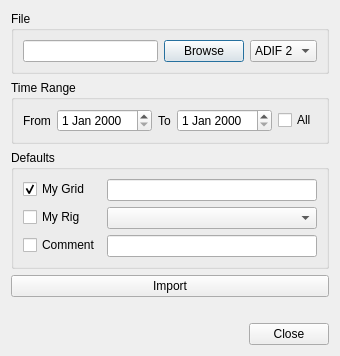
<?xml version="1.0" encoding="UTF-8"?>
<ui version="4.0">
 <class>ImportDialog</class>
 <widget class="QDialog" name="ImportDialog">
  <property name="geometry">
   <rect>
    <x>0</x>
    <y>0</y>
    <width>327</width>
    <height>327</height>
   </rect>
  </property>
  <property name="windowTitle">
   <string>Dialog</string>
  </property>
  <layout class="QGridLayout" name="gridLayout">
   <item row="2" column="0">
    <widget class="QGroupBox" name="groupBox_2">
     <property name="title">
      <string>Defaults</string>
     </property>
     <layout class="QFormLayout" name="formLayout">
      <property name="fieldGrowthPolicy">
       <enum>QFormLayout::AllNonFixedFieldsGrow</enum>
      </property>
      <item row="0" column="1">
       <widget class="QLineEdit" name="gridEdit"/>
      </item>
      <item row="0" column="0">
       <widget class="QCheckBox" name="gridCheckBox">
        <property name="text">
         <string>My Grid</string>
        </property>
        <property name="checked">
         <bool>true</bool>
        </property>
       </widget>
      </item>
      <item row="2" column="1">
       <widget class="QLineEdit" name="lineEdit_2"/>
      </item>
      <item row="2" column="0">
       <widget class="QCheckBox" name="checkBox_2">
        <property name="text">
         <string>Comment</string>
        </property>
       </widget>
      </item>
      <item row="1" column="0">
       <widget class="QCheckBox" name="checkBox_3">
        <property name="text">
         <string>My Rig</string>
        </property>
       </widget>
      </item>
      <item row="1" column="1">
       <widget class="QComboBox" name="comboBox"/>
      </item>
     </layout>
    </widget>
   </item>
   <item row="0" column="0">
    <widget class="QGroupBox" name="groupBox_3">
     <property name="title">
      <string>File</string>
     </property>
     <layout class="QGridLayout" name="gridLayout_4">
      <item row="0" column="2">
       <widget class="QComboBox" name="typeSelect">
        <property name="sizePolicy">
         <sizepolicy hsizetype="Maximum" vsizetype="Fixed">
          <horstretch>0</horstretch>
          <verstretch>0</verstretch>
         </sizepolicy>
        </property>
        <item>
         <property name="text">
          <string notr="true">ADIF 2</string>
         </property>
        </item>
        <item>
         <property name="text">
          <string notr="true">ADIF 3</string>
         </property>
        </item>
        <item>
         <property name="text">
          <string>CSV</string>
         </property>
        </item>
       </widget>
      </item>
      <item row="0" column="0">
       <widget class="QLineEdit" name="fileEdit">
        <property name="readOnly">
         <bool>true</bool>
        </property>
       </widget>
      </item>
      <item row="0" column="1">
       <widget class="QPushButton" name="browseButton">
        <property name="text">
         <string>Browse</string>
        </property>
       </widget>
      </item>
     </layout>
    </widget>
   </item>
   <item row="1" column="0">
    <widget class="QGroupBox" name="groupBox">
     <property name="title">
      <string>Time Range</string>
     </property>
     <layout class="QGridLayout" name="gridLayout_3">
      <item row="0" column="2">
       <widget class="QLabel" name="toLabel">
        <property name="text">
         <string>To</string>
        </property>
       </widget>
      </item>
      <item row="0" column="1">
       <widget class="QDateEdit" name="fromDateEdit">
        <property name="sizePolicy">
         <sizepolicy hsizetype="Maximum" vsizetype="Fixed">
          <horstretch>0</horstretch>
          <verstretch>0</verstretch>
         </sizepolicy>
        </property>
       </widget>
      </item>
      <item row="0" column="0">
       <widget class="QLabel" name="fromLabel">
        <property name="text">
         <string>From</string>
        </property>
       </widget>
      </item>
      <item row="0" column="3">
       <widget class="QDateEdit" name="toDateEdit">
        <property name="sizePolicy">
         <sizepolicy hsizetype="Maximum" vsizetype="Fixed">
          <horstretch>0</horstretch>
          <verstretch>0</verstretch>
         </sizepolicy>
        </property>
       </widget>
      </item>
      <item row="0" column="4">
       <widget class="QCheckBox" name="allCheckBox">
        <property name="text">
         <string>All</string>
        </property>
       </widget>
      </item>
     </layout>
    </widget>
   </item>
   <item row="6" column="0">
    <widget class="QDialogButtonBox" name="buttonBox">
     <property name="orientation">
      <enum>Qt::Horizontal</enum>
     </property>
     <property name="standardButtons">
      <set>QDialogButtonBox::Close</set>
     </property>
    </widget>
   </item>
   <item row="3" column="0">
    <widget class="QPushButton" name="importButton">
     <property name="text">
      <string>Import</string>
     </property>
    </widget>
   </item>
   <item row="4" column="0">
    <widget class="QLabel" name="statusLabel">
     <property name="text">
      <string/>
     </property>
    </widget>
   </item>
   <item row="5" column="0">
    <spacer name="verticalSpacer">
     <property name="orientation">
      <enum>Qt::Vertical</enum>
     </property>
     <property name="sizeHint" stdset="0">
      <size>
       <width>20</width>
       <height>40</height>
      </size>
     </property>
    </spacer>
   </item>
  </layout>
 </widget>
 <resources/>
 <connections>
  <connection>
   <sender>buttonBox</sender>
   <signal>accepted()</signal>
   <receiver>ImportDialog</receiver>
   <slot>accept()</slot>
   <hints>
    <hint type="sourcelabel">
     <x>248</x>
     <y>254</y>
    </hint>
    <hint type="destinationlabel">
     <x>157</x>
     <y>274</y>
    </hint>
   </hints>
  </connection>
  <connection>
   <sender>buttonBox</sender>
   <signal>rejected()</signal>
   <receiver>ImportDialog</receiver>
   <slot>reject()</slot>
   <hints>
    <hint type="sourcelabel">
     <x>316</x>
     <y>260</y>
    </hint>
    <hint type="destinationlabel">
     <x>286</x>
     <y>274</y>
    </hint>
   </hints>
  </connection>
  <connection>
   <sender>allCheckBox</sender>
   <signal>stateChanged(int)</signal>
   <receiver>ImportDialog</receiver>
   <slot>toggleAll()</slot>
   <hints>
    <hint type="sourcelabel">
     <x>106</x>
     <y>125</y>
    </hint>
    <hint type="destinationlabel">
     <x>155</x>
     <y>102</y>
    </hint>
   </hints>
  </connection>
  <connection>
   <sender>browseButton</sender>
   <signal>clicked()</signal>
   <receiver>ImportDialog</receiver>
   <slot>browse()</slot>
   <hints>
    <hint type="sourcelabel">
     <x>216</x>
     <y>21</y>
    </hint>
    <hint type="destinationlabel">
     <x>155</x>
     <y>102</y>
    </hint>
   </hints>
  </connection>
  <connection>
   <sender>importButton</sender>
   <signal>clicked()</signal>
   <receiver>ImportDialog</receiver>
   <slot>import()</slot>
   <hints>
    <hint type="sourcelabel">
     <x>257</x>
     <y>151</y>
    </hint>
    <hint type="destinationlabel">
     <x>155</x>
     <y>126</y>
    </hint>
   </hints>
  </connection>
 </connections>
 <slots>
  <slot>browse()</slot>
  <slot>toggleAll()</slot>
  <slot>import()</slot>
 </slots>
</ui>
